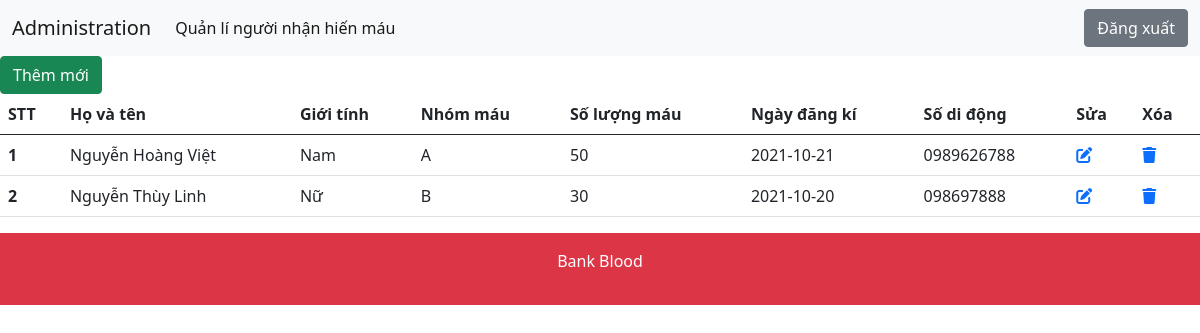
The page / on the database its author committed.
### tables this page shows
CREATE TABLE `blood_recipient` (
  `reci_id` int(11) NOT NULL,
  `reci_name` varchar(255) NOT NULL,
  `reci_sex` varchar(255) NOT NULL,
  `reci_age` int(11) NOT NULL,
  `reci_bgroup` char(10) NOT NULL,
  `reci_bqnty` int(100) NOT NULL,
  `reci_reg_date` date NOT NULL,
  `reci_phno` varchar(13) NOT NULL
);

### src/index.php (the view, shortened to what this page needs)
<!doctype html>
<html lang="en">
  <head>
    <link href="https://cdn.jsdelivr.net/npm/bootstrap@5.0.2/dist/css/bootstrap.min.css" rel="stylesheet">
    <link rel="stylesheet" href="https://cdnjs.cloudflare.com/ajax/libs/font-awesome/6.0.0-beta2/css/all.min.css" />
  </head>
  <body>
    <div class="container_fliud">
        <div class="row-nav-menu">
            <nav class="navbar navbar-expand-lg navbar-light bg-light">
                <div class="container-fluid">
                    <a class="navbar-brand" href="#">Administration</a>
                    <div class="collapse navbar-collapse" id="navbarSupportedContent">
                        <ul class="navbar-nav me-auto mb-2 mb-lg-0">
                            <li class="nav-item">
                            <a class="nav-link active" aria-current="page" href="#">Quản lí người nhận hiến máu</a>
                            </li>
                        </ul>
                    </div>
                    <button class="btn btn-secondary float-end"> Đăng xuất </button>
                </div>
            </nav>
        </div>
        <div class="row">
            <div class="col-md-12 ">
                <div>
                    <form method="get" action="add-member.php">
                        <button class="btn btn-success">Thêm mới</button>
                    </form>
                </div>
                <table class="table">
                    <thead>
                        <tr>
                        <th scope="col">STT</th>
                        <th scope="col">Họ và tên</th>
                        <th scope="col">Giới tính</th>
                        <th scope="col">Nhóm máu</th>
                        <th scope="col">Số lượng máu</th>
                        <th scope="col">Ngày đăng kí</th>
                        <th scope="col">Số di động</th>
                        <th scope="col">Sửa</th>
                        <th scope="col">Xóa</th>
                        </tr>
                    </thead>
                    <tbody>
                        <?php
                            include('./config/db.php');
                            $sql = "SELECT reci_id, reci_name, reci_sex, reci_bgroup, reci_bqnty, reci_reg_date, reci_phno FROM blood_recipient ";
                            $result = mysqli_query($conn,$sql);
                            if(mysqli_num_rows($result)>0){
                                $i=1;
                                while($row=mysqli_fetch_assoc($result)){
                        ?>
                                    <tr>
                                        <th scope="row"><?php echo $i; ?></th>
                                        <td><?php echo $row['reci_name']; ?></td>
                                        <td><?php echo $row['reci_sex']; ?></td>
                                        <td><?php echo $row['reci_bgroup']; ?></td>
                                        <td><?php echo $row['reci_bqnty']; ?></td>
                                        <td><?php echo $row['reci_reg_date']; ?></td>
                                        <td><?php echo $row['reci_phno']; ?></td>
                                        <td><a href="edit-member.php?reci_id=<?php echo $row['reci_id']; ?>"><i class="fas fa-edit"></i></a></td>
                                        <td><a href="delete.php?reci_id=<?php echo $row['reci_id']; ?>"><i class="fas fa-trash"></i></a></td>
                                    </tr>
                        <?php
                                $i++;
                                }
                            }
                        ?>
                    </tbody>
                </table>
            </div>
        </div>
<footer class="p-3 bg-danger text-white">
    <div class="container">
        <div class="row">
            <div class="col-md-12">
                <p class="text-center ">Bank Blood</p>
            </div>
        </div>
    </div>
</footer>
  </body>
</html>

### rows shown on the page
blood_recipient: reci_name "Nguyễn Hoàng Việt", reci_sex "Nam", reci_bgroup "A", reci_bqnty "50", reci_reg_date "2021-10-21", reci_phno "0989626788"
blood_recipient: reci_name "Nguyễn Thùy Linh", reci_sex "Nữ", reci_bgroup "B", reci_bqnty "30", reci_reg_date "2021-10-20", reci_phno "098697888"
